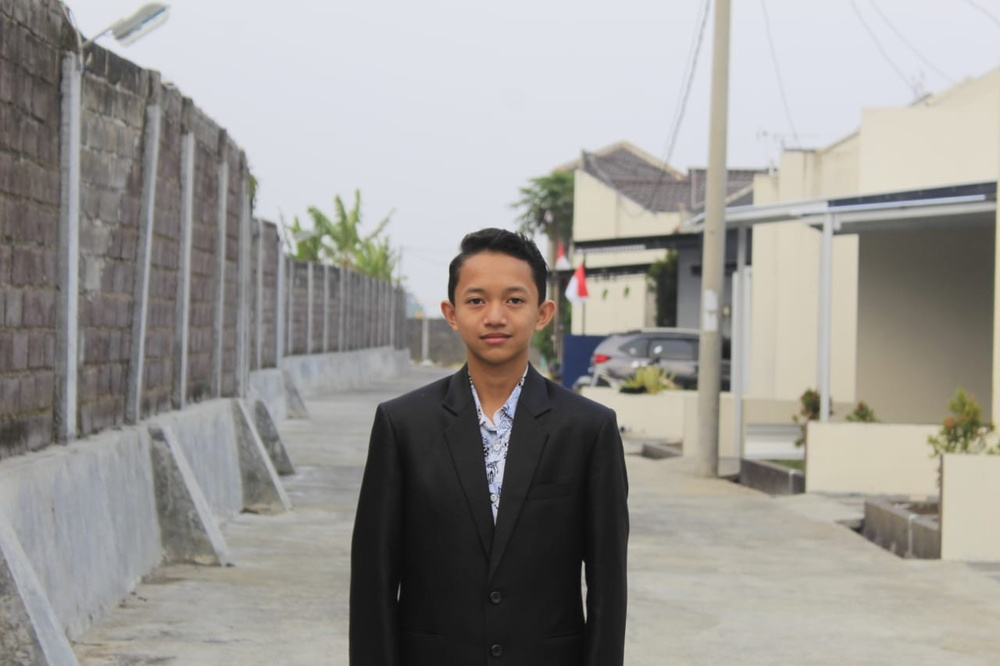
#> input picture 1207070066_Mochammad Reza Dwi Syahputra_praktikum pcd 10/jkt.jpg, 1000 x 666 px, shrunk from 1280 x 853 before the run
$ python 'tugas 4.py'
#> lines starting #> are read from the running program, lines starting #| are printed output that depends on the picture; after the words box and inside, x2 and y2 are one past the last pixel; in counts of white or black regions, pixels touching at a corner belong together
# Menggunakan Shi-Tomasi GFTT untuk deteksi ujung (corner detection)

import numpy as np
import cv2
from matplotlib import pyplot as plt

# gunakan gambar
img = cv2.imread('jkt.jpg')
#> img is the input picture: shape (666, 1000, 3); mean B, G, R 148.3, 152.2, 154.3
gray = cv2.cvtColor(img,cv2.COLOR_BGR2GRAY)
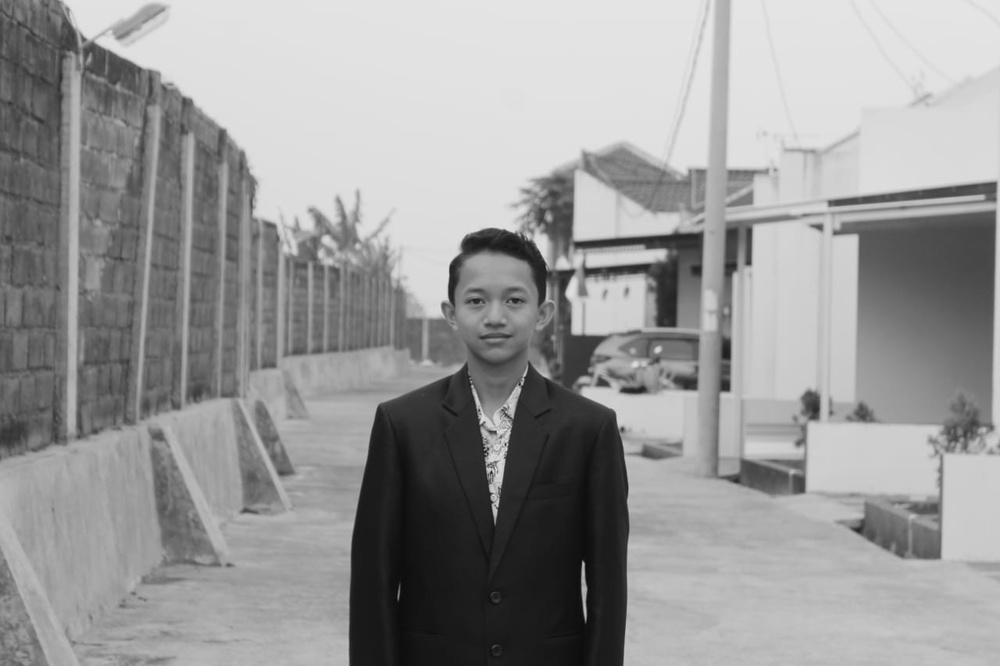
#> gray: shape (666, 1000); min 10, max 230, mean 152.4

# deteksi pojok dengan GFTT
corners = cv2.goodFeaturesToTrack(gray,1000,0.01,10)
#> corners = 569 rows, first 8: [491, 471], [480, 423], [495, 431], [491, 493], [583, 561], [512, 417], [505, 443], [488, 448]
corners = np.int0(corners)

# menampilkan jumlah titik terdeteksi dengan fungsi numpy (np.ndarray.shape)
print("jumlah titik terdeteksi = ", corners.shape[0])
#| jumlah titik terdeteksi =  569

# untuk ditampilkan di Matplotlib, urutan band dibalik
rgb = cv2.cvtColor(img,cv2.COLOR_BGR2RGB)

# perbesar ukuran hasil plotting
plt.rcParams["figure.figsize"] = (10,10)

# untuk tiap pojok yang terdeteksi, munculkan pada gambar
for i in corners:
    x,y = i.ravel()
    cv2.circle(rgb,(x,y),3,255,-1)
#> this loop made 569 passes
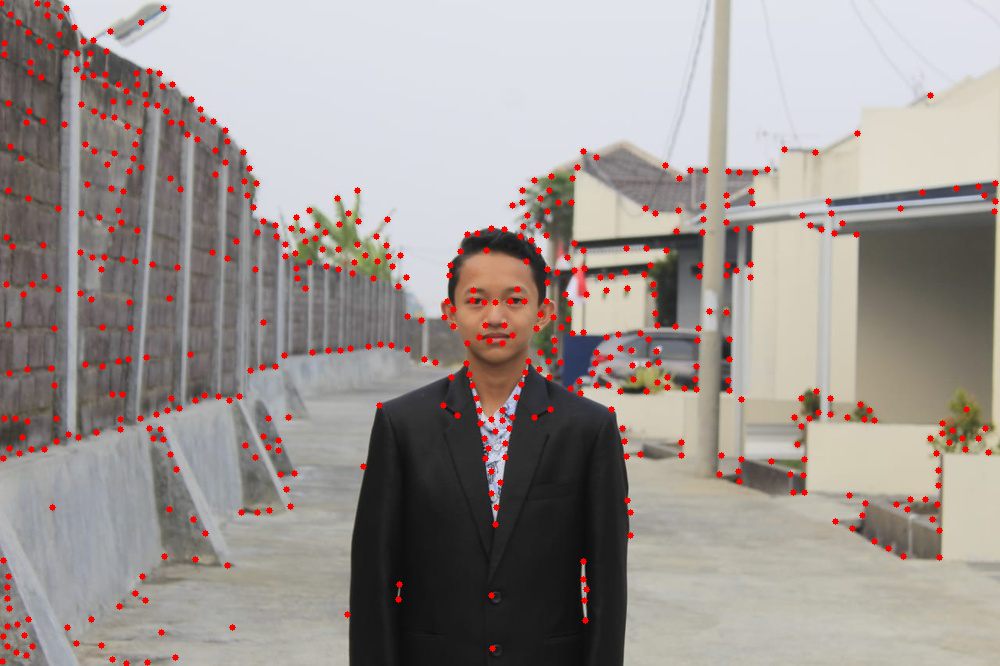
#> rgb: shape (666, 1000, 3); mean R, G, B 157.5, 149.2, 145.4
plt.imshow(rgb),plt.show()


#harris corner detector

import numpy as np
import cv2 as cv
filename = 'jkt.jpg'
img = cv.imread(filename)
gray = cv.cvtColor(img,cv.COLOR_BGR2GRAY)
gray = np.float32(gray)
dst = cv.cornerHarris(gray,2,3,0.04)
#result is dilated for marking the corners, not important
dst = cv.dilate(dst,None)
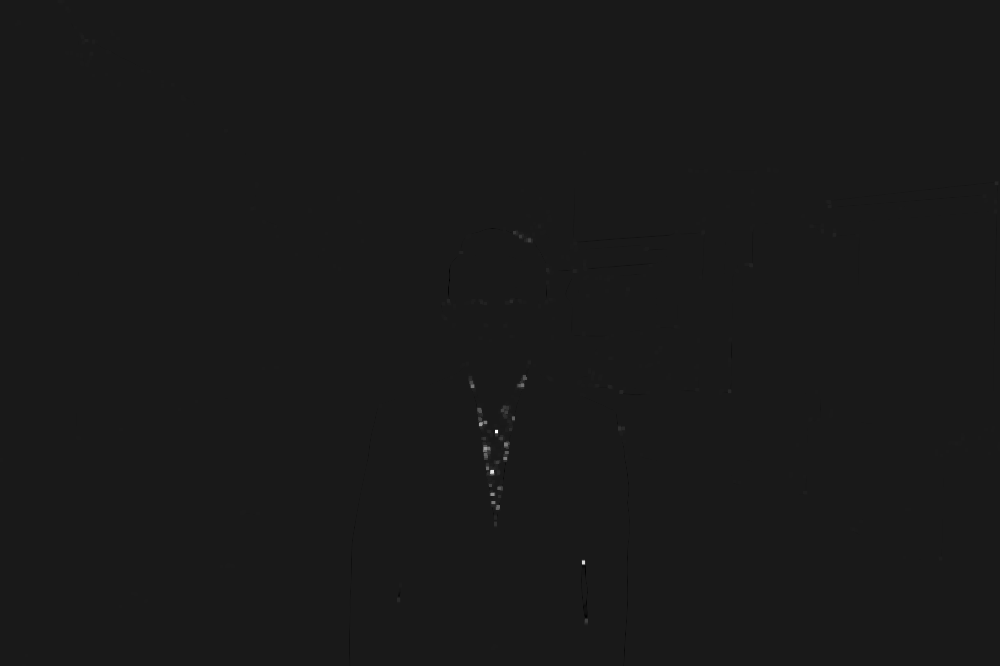
#> dst: shape (666, 1000) float32; min -3011083.5, max 26961732, mean 8598.8; drawn with min black and max white
# Threshold for an optimal value, it may vary depending on the image.
img[dst>0.01*dst.max()]=[0,0,255]
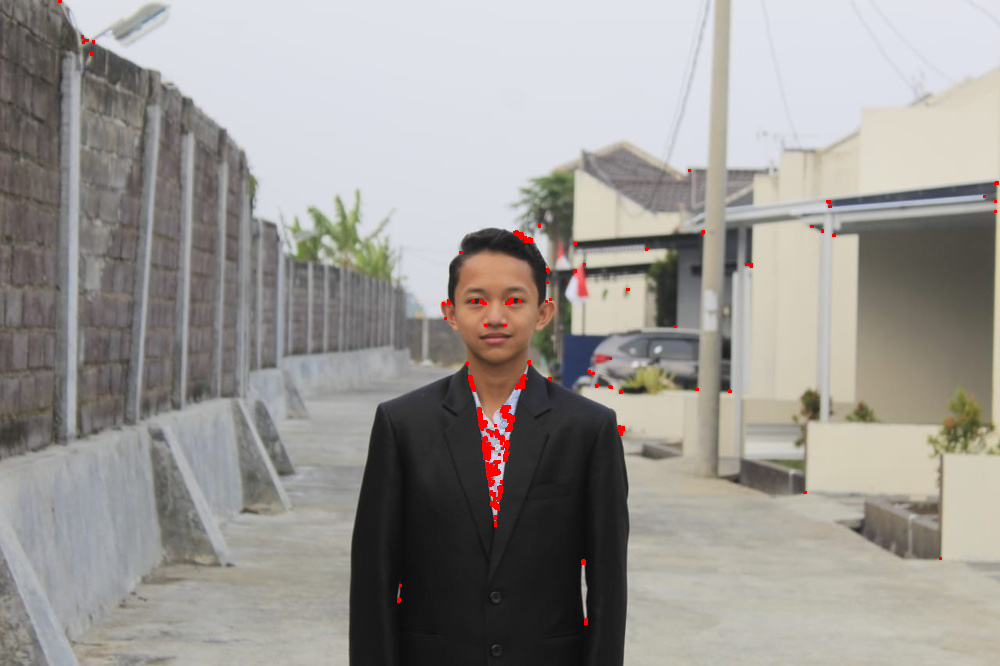
#> img: shape (666, 1000, 3); 0.38% of pixels changed, all inside (x1, y1, x2, y2) = (58, 0, 999, 625)
cv.imshow('dst',img)
if cv.waitKey(0) & 0xff == 27:
#> (key Esc is pressed here)
    cv.destroyAllWindows()

$ run again, with 1207070066_Mochammad Reza Dwi Syahputra_praktikum pcd 10/123.jpg copied over 1207070066_Mochammad Reza Dwi Syahputra_praktikum pcd 10/jkt.jpg
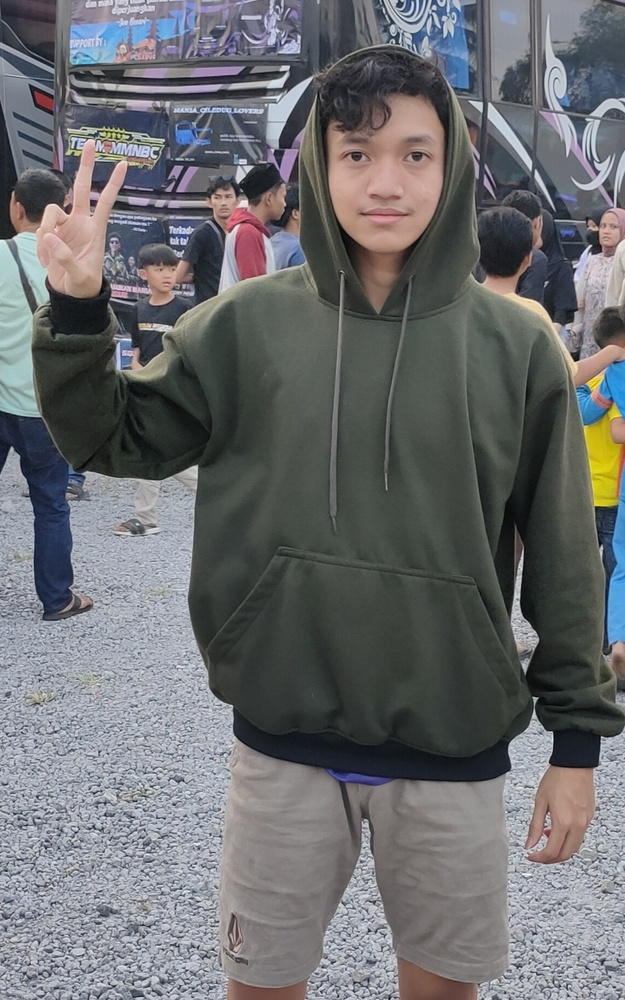
#> input picture 1207070066_Mochammad Reza Dwi Syahputra_praktikum pcd 10/123.jpg, 625 x 1000 px, shrunk from 1149 x 1837 before the run
#> img is the input picture: shape (1000, 625, 3); mean B, G, R 110.8, 108.4, 107.1
#> corners = 1000 rows, first 8: [591, 245], [601, 737], [128, 136], [537, 698], [110, 299], [573, 267], [288, 66], [164, 140]
#| jumlah titik terdeteksi =  1000
#> the loop `for i in corners:` made 1000 passes
#> after the loop `for i in corners:`:
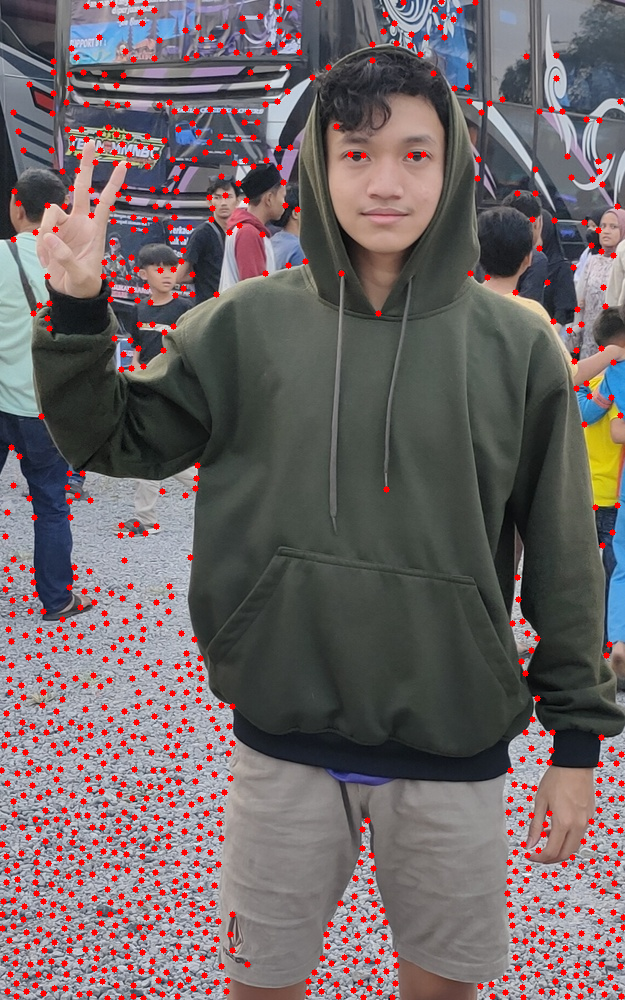
#> rgb: shape (1000, 625, 3); mean R, G, B 112.5, 101.9, 103.9
#> `img[dst>0.01*dst.max()]=[0,0,255]`:
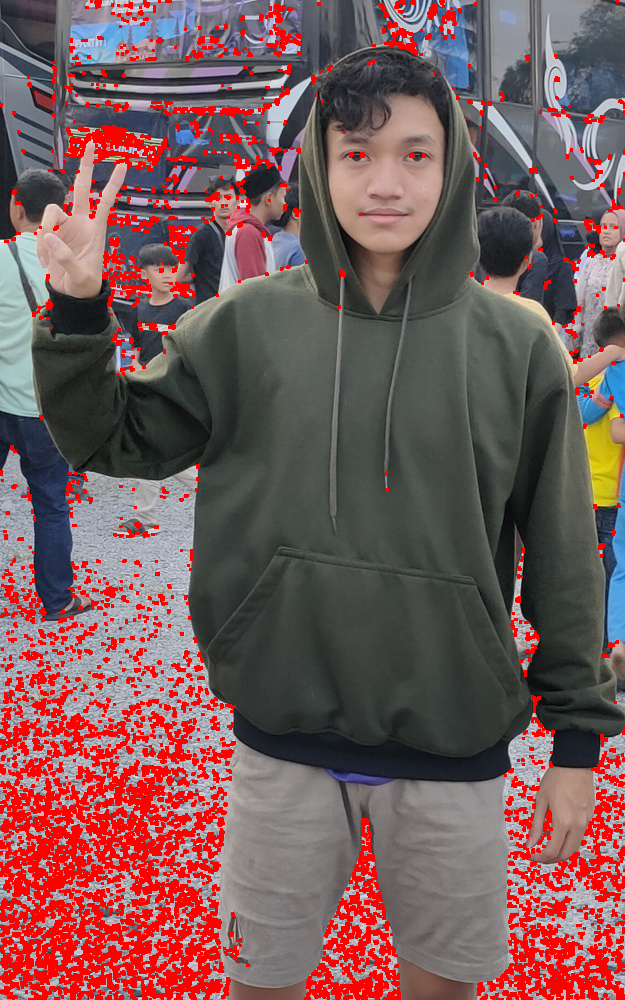
#> img: shape (1000, 625, 3); 12.91% of pixels changed, all inside (x1, y1, x2, y2) = (0, 0, 625, 1000)

$ run again, with 1207070066_Mochammad Reza Dwi Syahputra_praktikum pcd 10/1234.jpg copied over 1207070066_Mochammad Reza Dwi Syahputra_praktikum pcd 10/jkt.jpg
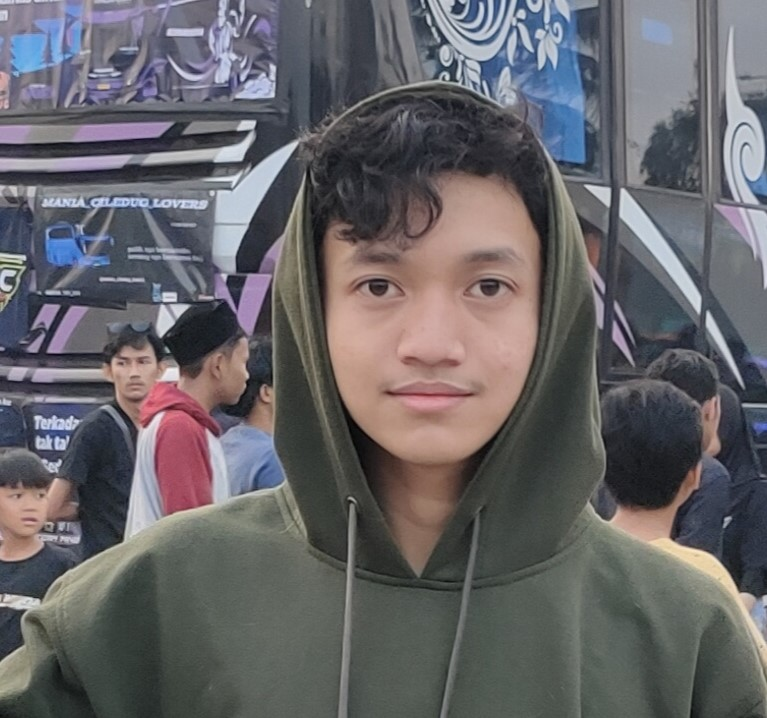
#> input picture 1207070066_Mochammad Reza Dwi Syahputra_praktikum pcd 10/1234.jpg, 767 x 718 px
#> img is the input picture: shape (718, 767, 3); mean B, G, R 103.4, 100.1, 102.2
#> corners = 1000 rows, first 8: [71, 416], [67, 436], [458, 81], [24, 267], [59, 460], [466, 60], [11, 286], [51, 448]
#| jumlah titik terdeteksi =  1000
#> the loop `for i in corners:` made 1000 passes
#> after the loop `for i in corners:`:
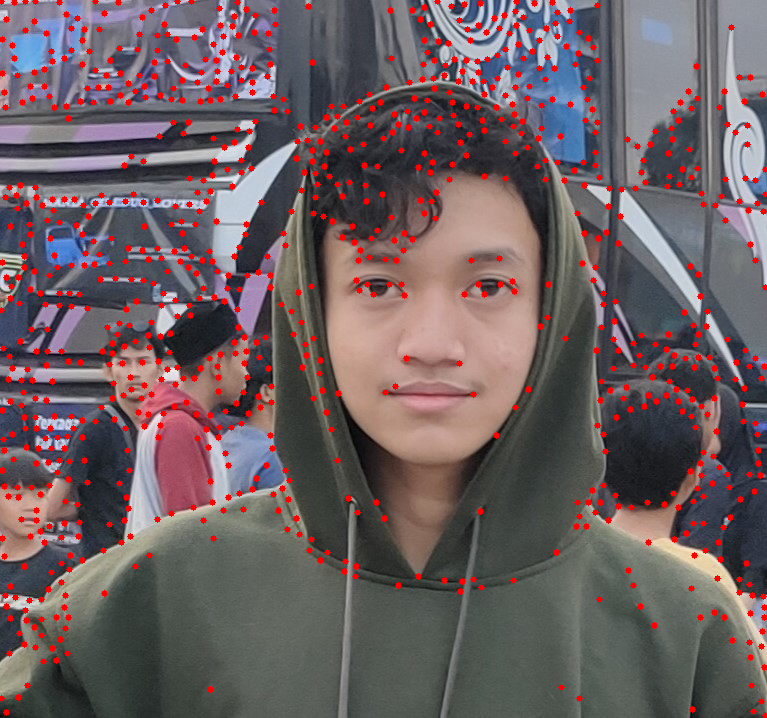
#> rgb: shape (718, 767, 3); mean R, G, B 110, 94.6, 97.4
#> `img[dst>0.01*dst.max()]=[0,0,255]`:
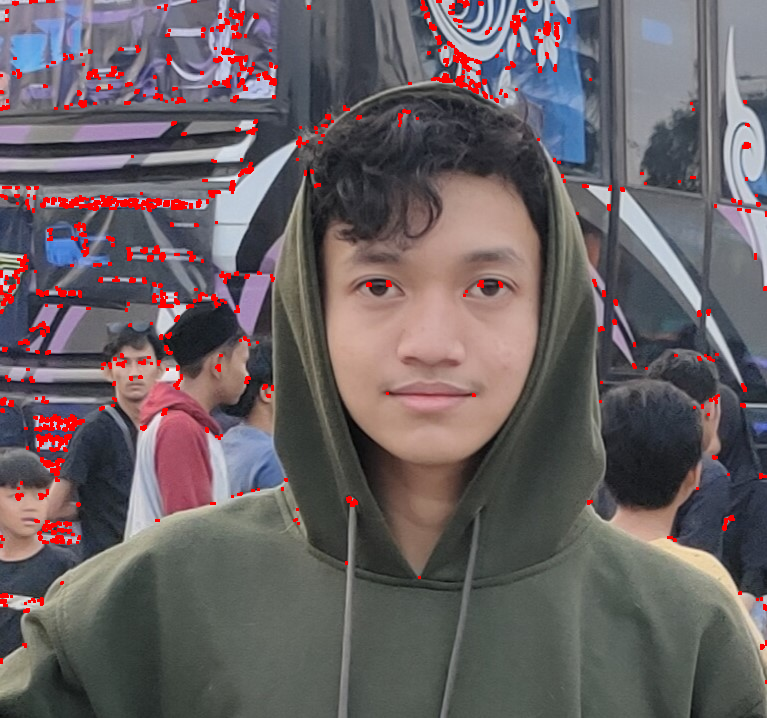
#> img: shape (718, 767, 3); 2.7% of pixels changed, all inside (x1, y1, x2, y2) = (0, 0, 767, 684)

$ run again, with 1207070066_Mochammad Reza Dwi Syahputra_praktikum pcd 10/azizi.jpg copied over 1207070066_Mochammad Reza Dwi Syahputra_praktikum pcd 10/jkt.jpg
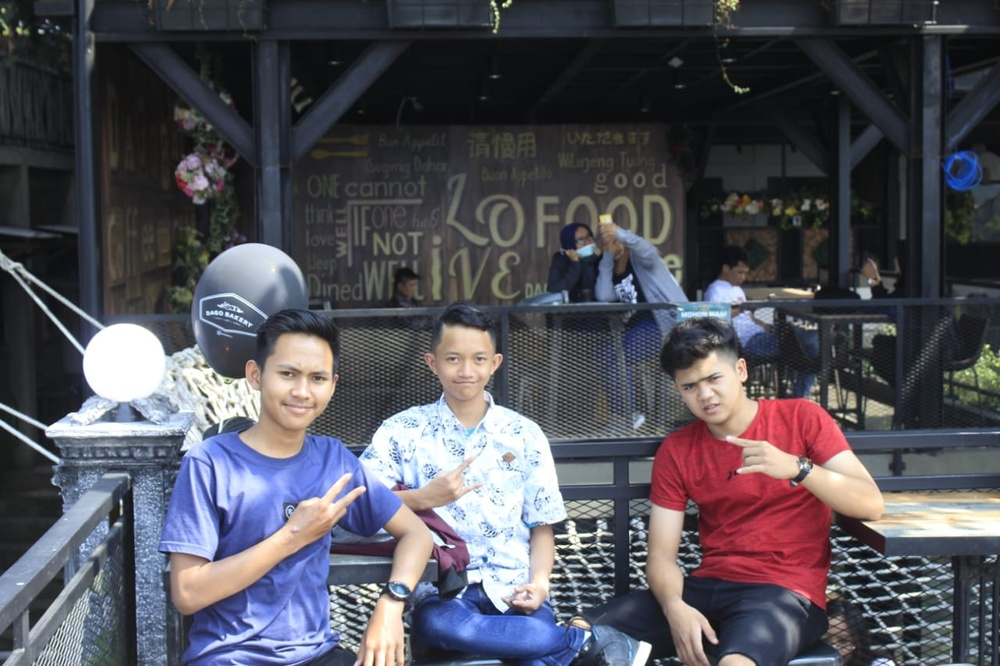
#> input picture 1207070066_Mochammad Reza Dwi Syahputra_praktikum pcd 10/azizi.jpg, 1000 x 666 px, shrunk from 1280 x 853 before the run
#> img is the input picture: shape (666, 1000, 3); mean B, G, R 90, 81.6, 83
#> corners = 1000 rows, first 8: [630, 531], [381, 589], [181, 449], [818, 286], [503, 4], [457, 596], [586, 649], [567, 533]
#| jumlah titik terdeteksi =  1000
#> the loop `for i in corners:` made 1000 passes
#> after the loop `for i in corners:`:
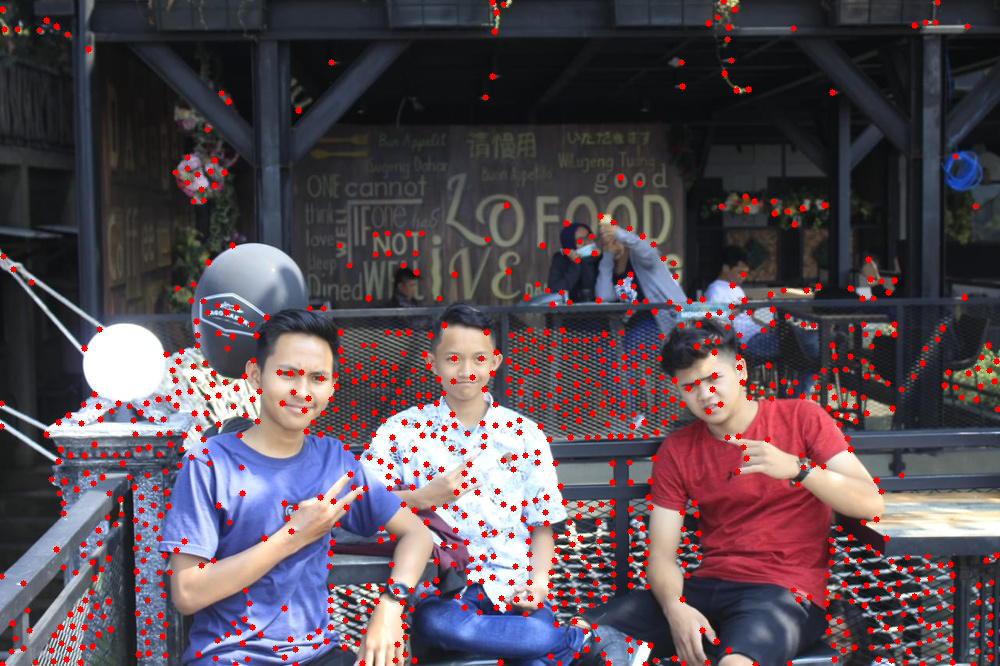
#> rgb: shape (666, 1000, 3); mean R, G, B 89, 76.4, 84.4
#> `img[dst>0.01*dst.max()]=[0,0,255]`:
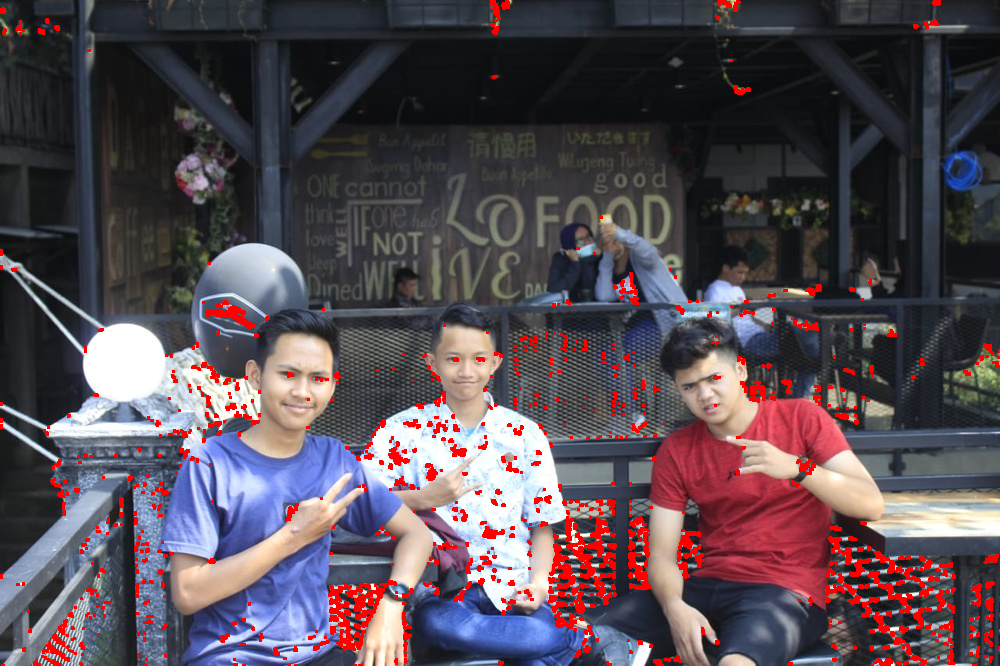
#> img: shape (666, 1000, 3); 4.02% of pixels changed, all inside (x1, y1, x2, y2) = (0, 0, 1000, 666)
